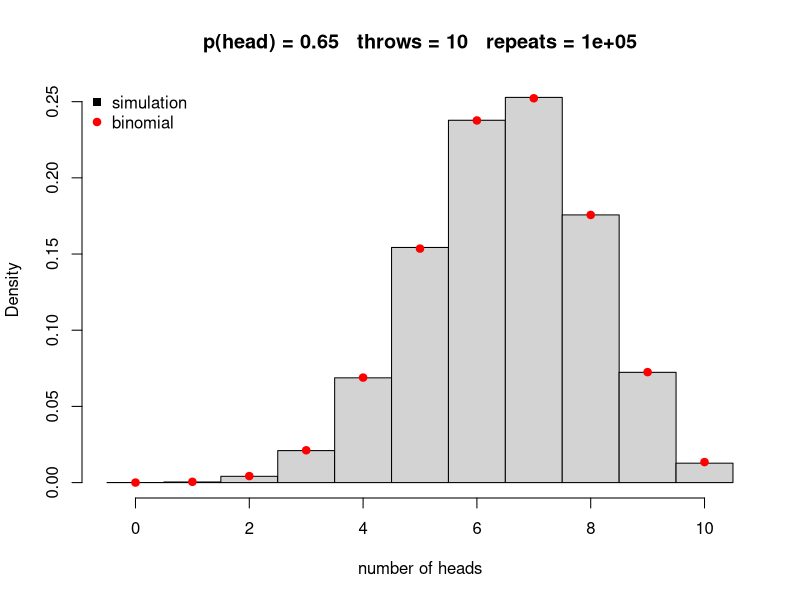

Write the R code that produced this figure.
p_head <- 0.65
throws <- 10
repeats <- 100000

normalize_and_compare <- 1
plot_binomial <- 1

results <- rep(NA, repeats)
for (i in 1: repeats)
{

run <- sample.int(2, size=throws, prob=c(1-p_head, p_head), replace=TRUE)
run <- run - 1
number_of_heads <- sum(run)
results[i] <- number_of_heads

}

# Every outcome the experiment could produce, from no heads up to all heads.
# Fixing the axis to this range (rather than to what we happened to observe)
# keeps the plot the same from run to run, and leaves the rare outcomes
# visible as empty space instead of quietly dropping them.
possible <- 0:throws
breaks <- seq(-0.5, throws + 0.5, by = 1)

title <- paste("p(head) =", p_head, "  throws =", throws, "  repeats =", repeats)

# Work out the simulated and the theoretical heights before plotting, so the
# y axis can be made tall enough for both.
h <- hist(results, breaks = breaks, plot = FALSE)

if (normalize_and_compare)
{
  # The bars are one unit wide, so each bar's height is the proportion of
  # runs that gave that many heads -- directly comparable to a probability.
  simulated <- h$density
  expected <- dbinom(possible, throws, p_head)
} else {
  # The binomial put back on the scale of the raw counts.
  simulated <- h$counts
  expected <- dbinom(possible, throws, p_head) * repeats
}

hist(results, breaks = breaks, freq = !normalize_and_compare, main = title,
     xlab = "number of heads", ylim = c(0, max(simulated, expected)))

if (plot_binomial)
{
  points(possible, expected, col = "red", pch = 19)
  legend("topleft", legend = c("simulation", "binomial"),
         col = c("black", "red"), pch = c(15, 19), bty = "n")
}
